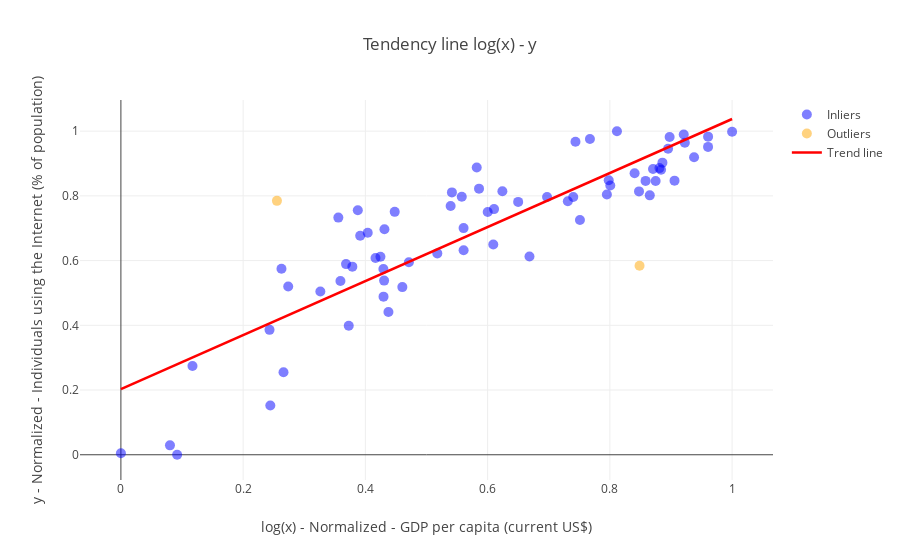

Notebook cell for this chart:
### Code cell
scatter(data, ['GDP per capita (current US$)', 'Individuals using the Internet (% of population)'], [2001, 2017])

### Figure 1 — Plotly figure (JSON) as saved in the notebook; plotly's stock layout.template omitted (floating-point values rounded to 4 significant figures)
{"data": [{"marker": {"color": "blue", "opacity": 0.5, "size": 10}, "mode": "markers", "name": "Inliers", "text": ["Australia", "Austria", "Bahrain", "Belarus", "Belgium", "Bosnia and Herzegovina", "Bulgaria", "Cabo Verde", "Cambodia", "Cameroon", "Chile", "China", "Colombia", "Costa Rica", "Cote d'Ivoire", "Croatia", "Cyprus", "Czech Republic", "Denmark", "Djibouti", "Ecuador", "Egypt, Arab Rep.", "Estonia", "Finland", "France", "Georgia", "Germany", "Hong Kong SAR, China", "Hungary", "Indonesia", "Iran, Islamic Rep.", "Ireland", "Israel", "Japan", "Kazakhstan", "Korea, Rep.", "Kuwait", "Latvia", "Lithuania", "Luxembourg", "Macao SAR, China", "Madagascar", "Malaysia", "Malta", "Mexico", "Montenegro", "Morocco", "Netherlands", "Niger", "Norway", "Paraguay", "Peru", "Poland", "Portugal", "Romania", "Russian Federation", "Saudi Arabia", "Serbia", "Singapore", "Slovak Republic", "Slovenia", "Spain", "St. Vincent and the Grenadines", "Sweden", "Switzerland", "Thailand", "Togo", "Tunisia", "Turkey", "United Arab Emirates"], "type": "scatter", "uid": "402de2dd-1ae8-47a1-9440-7f3c1409df77", "x": [0.8405, 0.8811, 0.7674, 0.3557, 0.8706, 0.3915, 0.4166, 0.3592, 0.1171, 0.2445, 0.586, 0.3263, 0.4712, 0.5607, 0.2432, 0.6093, 0.7951, 0.65, 0.9209, 0.2737, 0.4307, 0.3728, 0.5822, 0.8838, 0.8653, 0.2627, 0.8749, 0.886, 0.6105, 0.2661, 0.4295, 0.9058, 0.8477, 0.9378, 0.3876, 0.7437, 0.8116, 0.5416, 0.5395, 1, 0.8007, 0.09201, 0.5577, 0.7401, 0.6685, 0.4312, 0.3684, 0.8952, 0, 0.9607, 0.3787, 0.4377, 0.6001, 0.751, 0.4246, 0.448, 0.6973, 0.4038, 0.8585, 0.6241, 0.7312, 0.7982, 0.5607, 0.8978, 0.9607, 0.4297, 0.08029, 0.4605, 0.5177, 0.9227], "y": [0.8701, 0.8859, 0.9759, 0.7328, 0.883, 0.6768, 0.6078, 0.537, 0.2744, 0.152, 0.8223, 0.5045, 0.5948, 0.7005, 0.3859, 0.6496, 0.8043, 0.7814, 0.9898, 0.5202, 0.5382, 0.3985, 0.8878, 0.8806, 0.8016, 0.5747, 0.8458, 0.9027, 0.7591, 0.255, 0.5739, 0.8471, 0.8138, 0.9192, 0.7554, 0.9671, 1, 0.8108, 0.7689, 0.998, 0.8319, 0, 0.7975, 0.7967, 0.6128, 0.697, 0.5891, 0.9455, 0.004811, 0.9831, 0.5814, 0.4414, 0.7504, 0.7255, 0.6116, 0.7507, 0.7968, 0.6863, 0.8464, 0.8144, 0.7833, 0.8481, 0.6322, 0.982, 0.9514, 0.4886, 0.02903, 0.5181, 0.6223, 0.9639]}, {"marker": {"color": "orange", "opacity": 0.5, "size": 10}, "mode": "markers", "name": "Outliers", "text": ["Azerbaijan", "Italy"], "type": "scatter", "uid": "5dc823e4-eea3-4b18-879c-99a2bcc54227", "x": [0.2553, 0.8486], "y": [0.7846, 0.5839]}, {"line": {"color": "red", "width": 2.5}, "mode": "lines", "name": "Trend line", "type": "scatter", "uid": "a49b81b3-7c5c-4902-a511-04534992d248", "x": [0, 1], "y": [0.2031, 1.038]}], "layout": {"title": "Tendency line log(x) - y", "xaxis": {"title": "log(x) - Normalized - GDP per capita (current US$)"}, "yaxis": {"title": "y - Normalized - Individuals using the Internet (% of population)"}}}
